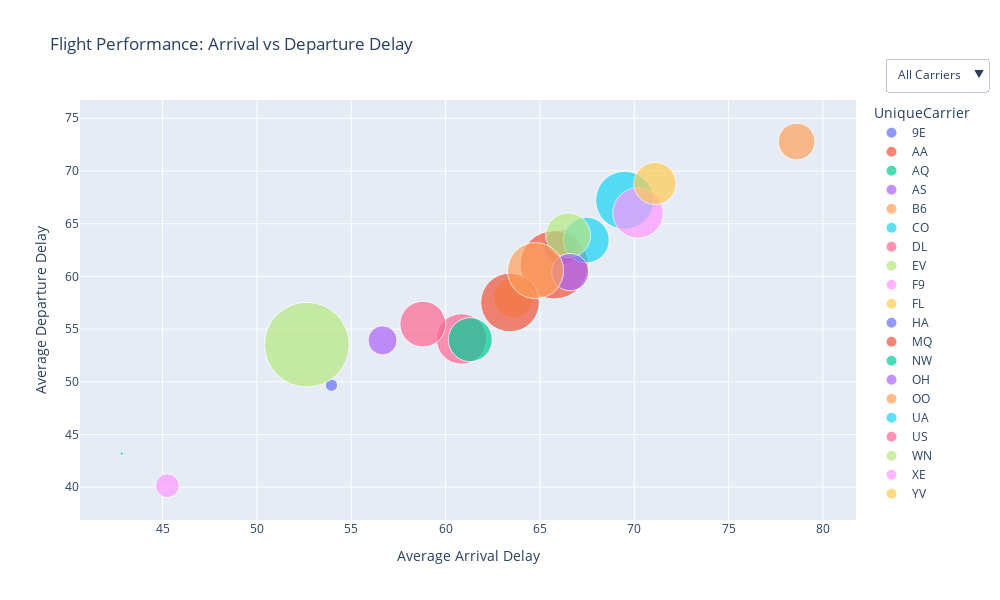

The notebook cell this image was saved under:
### Code cell
import pandas as pd
import plotly.express as px

# Create the interactive scatter plot
def create_interactive_plot(airline_df):
    # Group by 'UniqueCarrier' to calculate the average delays and flight count
    new_airline_data = airline_df.groupby('UniqueCarrier').agg(
        AveArrDelay=('ArrDelay', 'mean'),
        AveDepDelay=('DepDelay', 'mean'),
        FlightCount=('UniqueCarrier', 'size')
    ).reset_index()
    
    # scatter plot
    fig = px.scatter(
        new_airline_data, 
        x="AveArrDelay", 
        y="AveDepDelay", 
        # The size of the dots is based on the total number of flights
        size="FlightCount",  
        # Every carriers have different color
        color="UniqueCarrier",  
        # Show the carrier name on hover
        hover_name="UniqueCarrier",  
        # label of the plot
        title="Flight Performance: Arrival vs Departure Delay",
        labels={"AveArrDelay": "Average Arrival Delay", "AveDepDelay": "Average Departure Delay"},
        size_max=60
    )
    
    # Add dropdown for filtering by carriers
    fig.update_layout(
        # set the size of the figure
        width = 1000,  
        height = 600, 
        
        updatemenus=[
            {
                'buttons': [
                    {
                        'label': 'All Carriers',
                        'method': 'update',
                        'args': [{'visible': [True] * len(new_airline_data)}, {'title': 'All Carriers'}]
                    },
                ] + [
                    {
                        'label': carrier,
                        'method': 'update',
                        'args': [
                            {'visible': new_airline_data['UniqueCarrier'] == carrier}, 
                            {'title': f"Carrier: {carrier}"}
                        ]
                    }
                    for carrier in new_airline_data['UniqueCarrier'].unique()
                ],
                
                'direction': 'down',
                'showactive': True,
                'x': 1.17,
                'y': 1.1,
                'xanchor': 'right',
                'yanchor': 'top'
            }
        ]
    )
    
    # Show the figure
    fig.show()




# Run the function with the data
create_interactive_plot(airline_df)

### Figure 1 — Plotly figure (JSON) as saved in the notebook; plotly's stock layout.template omitted (floating-point values rounded to 4 significant figures)
{"data": [{"hovertemplate": "<b>%{hovertext}</b><br><br>UniqueCarrier=9E<br>Average Arrival Delay=%{x}<br>Average Departure Delay=%{y}<br>FlightCount=%{marker.size}<extra></extra>", "hovertext": ["9E"], "legendgroup": "9E", "marker": {"color": "#636efa", "size": [35630], "sizemode": "area", "sizeref": 56.54, "symbol": "circle"}, "mode": "markers", "name": "9E", "orientation": "v", "showlegend": true, "type": "scatter", "x": [66.15], "xaxis": "x", "y": [62.77], "yaxis": "y"}, {"hovertemplate": "<b>%{hovertext}</b><br><br>UniqueCarrier=AA<br>Average Arrival Delay=%{x}<br>Average Departure Delay=%{y}<br>FlightCount=%{marker.size}<extra></extra>", "hovertext": ["AA"], "legendgroup": "AA", "marker": {"color": "#EF553B", "size": [132257], "sizemode": "area", "sizeref": 56.54, "symbol": "circle"}, "mode": "markers", "name": "AA", "orientation": "v", "showlegend": true, "type": "scatter", "x": [65.76], "xaxis": "x", "y": [61.1], "yaxis": "y"}, {"hovertemplate": "<b>%{hovertext}</b><br><br>UniqueCarrier=AQ<br>Average Arrival Delay=%{x}<br>Average Departure Delay=%{y}<br>FlightCount=%{marker.size}<extra></extra>", "hovertext": ["AQ"], "legendgroup": "AQ", "marker": {"color": "#00cc96", "size": [340], "sizemode": "area", "sizeref": 56.54, "symbol": "circle"}, "mode": "markers", "name": "AQ", "orientation": "v", "showlegend": true, "type": "scatter", "x": [42.84], "xaxis": "x", "y": [43.19], "yaxis": "y"}, {"hovertemplate": "<b>%{hovertext}</b><br><br>UniqueCarrier=AS<br>Average Arrival Delay=%{x}<br>Average Departure Delay=%{y}<br>FlightCount=%{marker.size}<extra></extra>", "hovertext": ["AS"], "legendgroup": "AS", "marker": {"color": "#ab63fa", "size": [24012], "sizemode": "area", "sizeref": 56.54, "symbol": "circle"}, "mode": "markers", "name": "AS", "orientation": "v", "showlegend": true, "type": "scatter", "x": [56.66], "xaxis": "x", "y": [53.93], "yaxis": "y"}, {"hovertemplate": "<b>%{hovertext}</b><br><br>UniqueCarrier=B6<br>Average Arrival Delay=%{x}<br>Average Departure Delay=%{y}<br>FlightCount=%{marker.size}<extra></extra>", "hovertext": ["B6"], "legendgroup": "B6", "marker": {"color": "#FFA15A", "size": [38232], "sizemode": "area", "sizeref": 56.54, "symbol": "circle"}, "mode": "markers", "name": "B6", "orientation": "v", "showlegend": true, "type": "scatter", "x": [78.61], "xaxis": "x", "y": [72.79], "yaxis": "y"}, {"hovertemplate": "<b>%{hovertext}</b><br><br>UniqueCarrier=CO<br>Average Arrival Delay=%{x}<br>Average Departure Delay=%{y}<br>FlightCount=%{marker.size}<extra></extra>", "hovertext": ["CO"], "legendgroup": "CO", "marker": {"color": "#19d3f3", "size": [58958], "sizemode": "area", "sizeref": 56.54, "symbol": "circle"}, "mode": "markers", "name": "CO", "orientation": "v", "showlegend": true, "type": "scatter", "x": [67.46], "xaxis": "x", "y": [63.45], "yaxis": "y"}, {"hovertemplate": "<b>%{hovertext}</b><br><br>UniqueCarrier=DL<br>Average Arrival Delay=%{x}<br>Average Departure Delay=%{y}<br>FlightCount=%{marker.size}<extra></extra>", "hovertext": ["DL"], "legendgroup": "DL", "marker": {"color": "#FF6692", "size": [72252], "sizemode": "area", "sizeref": 56.54, "symbol": "circle"}, "mode": "markers", "name": "DL", "orientation": "v", "showlegend": true, "type": "scatter", "x": [60.84], "xaxis": "x", "y": [54.07], "yaxis": "y"}, {"hovertemplate": "<b>%{hovertext}</b><br><br>UniqueCarrier=EV<br>Average Arrival Delay=%{x}<br>Average Departure Delay=%{y}<br>FlightCount=%{marker.size}<extra></extra>", "hovertext": ["EV"], "legendgroup": "EV", "marker": {"color": "#B6E880", "size": [56781], "sizemode": "area", "sizeref": 56.54, "symbol": "circle"}, "mode": "markers", "name": "EV", "orientation": "v", "showlegend": true, "type": "scatter", "x": [66.49], "xaxis": "x", "y": [63.9], "yaxis": "y"}, {"hovertemplate": "<b>%{hovertext}</b><br><br>UniqueCarrier=F9<br>Average Arrival Delay=%{x}<br>Average Departure Delay=%{y}<br>FlightCount=%{marker.size}<extra></extra>", "hovertext": ["F9"], "legendgroup": "F9", "marker": {"color": "#FF97FF", "size": [15940], "sizemode": "area", "sizeref": 56.54, "symbol": "circle"}, "mode": "markers", "name": "F9", "orientation": "v", "showlegend": true, "type": "scatter", "x": [45.25], "xaxis": "x", "y": [40.14], "yaxis": "y"}, {"hovertemplate": "<b>%{hovertext}</b><br><br>UniqueCarrier=FL<br>Average Arrival Delay=%{x}<br>Average Departure Delay=%{y}<br>FlightCount=%{marker.size}<extra></extra>", "hovertext": ["FL"], "legendgroup": "FL", "marker": {"color": "#FECB52", "size": [46991], "sizemode": "area", "sizeref": 56.54, "symbol": "circle"}, "mode": "markers", "name": "FL", "orientation": "v", "showlegend": true, "type": "scatter", "x": [63.6], "xaxis": "x", "y": [57.98], "yaxis": "y"}, {"hovertemplate": "<b>%{hovertext}</b><br><br>UniqueCarrier=HA<br>Average Arrival Delay=%{x}<br>Average Departure Delay=%{y}<br>FlightCount=%{marker.size}<extra></extra>", "hovertext": ["HA"], "legendgroup": "HA", "marker": {"color": "#636efa", "size": [4325], "sizemode": "area", "sizeref": 56.54, "symbol": "circle"}, "mode": "markers", "name": "HA", "orientation": "v", "showlegend": true, "type": "scatter", "x": [53.95], "xaxis": "x", "y": [49.68], "yaxis": "y"}, {"hovertemplate": "<b>%{hovertext}</b><br><br>UniqueCarrier=MQ<br>Average Arrival Delay=%{x}<br>Average Departure Delay=%{y}<br>FlightCount=%{marker.size}<extra></extra>", "hovertext": ["MQ"], "legendgroup": "MQ", "marker": {"color": "#EF553B", "size": [97555], "sizemode": "area", "sizeref": 56.54, "symbol": "circle"}, "mode": "markers", "name": "MQ", "orientation": "v", "showlegend": true, "type": "scatter", "x": [63.41], "xaxis": "x", "y": [57.53], "yaxis": "y"}, {"hovertemplate": "<b>%{hovertext}</b><br><br>UniqueCarrier=NW<br>Average Arrival Delay=%{x}<br>Average Departure Delay=%{y}<br>FlightCount=%{marker.size}<extra></extra>", "hovertext": ["NW"], "legendgroup": "NW", "marker": {"color": "#00cc96", "size": [54744], "sizemode": "area", "sizeref": 56.54, "symbol": "circle"}, "mode": "markers", "name": "NW", "orientation": "v", "showlegend": true, "type": "scatter", "x": [61.31], "xaxis": "x", "y": [54.0], "yaxis": "y"}, {"hovertemplate": "<b>%{hovertext}</b><br><br>UniqueCarrier=OH<br>Average Arrival Delay=%{x}<br>Average Departure Delay=%{y}<br>FlightCount=%{marker.size}<extra></extra>", "hovertext": ["OH"], "legendgroup": "OH", "marker": {"color": "#ab63fa", "size": [39292], "sizemode": "area", "sizeref": 56.54, "symbol": "circle"}, "mode": "markers", "name": "OH", "orientation": "v", "showlegend": true, "type": "scatter", "x": [66.6], "xaxis": "x", "y": [60.41], "yaxis": "y"}, {"hovertemplate": "<b>%{hovertext}</b><br><br>UniqueCarrier=OO<br>Average Arrival Delay=%{x}<br>Average Departure Delay=%{y}<br>FlightCount=%{marker.size}<extra></extra>", "hovertext": ["OO"], "legendgroup": "OO", "marker": {"color": "#FFA15A", "size": [88991], "sizemode": "area", "sizeref": 56.54, "symbol": "circle"}, "mode": "markers", "name": "OO", "orientation": "v", "showlegend": true, "type": "scatter", "x": [64.77], "xaxis": "x", "y": [60.55], "yaxis": "y"}, {"hovertemplate": "<b>%{hovertext}</b><br><br>UniqueCarrier=UA<br>Average Arrival Delay=%{x}<br>Average Departure Delay=%{y}<br>FlightCount=%{marker.size}<extra></extra>", "hovertext": ["UA"], "legendgroup": "UA", "marker": {"color": "#19d3f3", "size": [95465], "sizemode": "area", "sizeref": 56.54, "symbol": "circle"}, "mode": "markers", "name": "UA", "orientation": "v", "showlegend": true, "type": "scatter", "x": [69.49], "xaxis": "x", "y": [67.22], "yaxis": "y"}, {"hovertemplate": "<b>%{hovertext}</b><br><br>UniqueCarrier=US<br>Average Arrival Delay=%{x}<br>Average Departure Delay=%{y}<br>FlightCount=%{marker.size}<extra></extra>", "hovertext": ["US"], "legendgroup": "US", "marker": {"color": "#FF6692", "size": [59508], "sizemode": "area", "sizeref": 56.54, "symbol": "circle"}, "mode": "markers", "name": "US", "orientation": "v", "showlegend": true, "type": "scatter", "x": [58.8], "xaxis": "x", "y": [55.47], "yaxis": "y"}, {"hovertemplate": "<b>%{hovertext}</b><br><br>UniqueCarrier=WN<br>Average Arrival Delay=%{x}<br>Average Departure Delay=%{y}<br>FlightCount=%{marker.size}<extra></extra>", "hovertext": ["WN"], "legendgroup": "WN", "marker": {"color": "#B6E880", "size": [203559], "sizemode": "area", "sizeref": 56.54, "symbol": "circle"}, "mode": "markers", "name": "WN", "orientation": "v", "showlegend": true, "type": "scatter", "x": [52.65], "xaxis": "x", "y": [53.52], "yaxis": "y"}, {"hovertemplate": "<b>%{hovertext}</b><br><br>UniqueCarrier=XE<br>Average Arrival Delay=%{x}<br>Average Departure Delay=%{y}<br>FlightCount=%{marker.size}<extra></extra>", "hovertext": ["XE"], "legendgroup": "XE", "marker": {"color": "#FF97FF", "size": [72008], "sizemode": "area", "sizeref": 56.54, "symbol": "circle"}, "mode": "markers", "name": "XE", "orientation": "v", "showlegend": true, "type": "scatter", "x": [70.2], "xaxis": "x", "y": [66.02], "yaxis": "y"}, {"hovertemplate": "<b>%{hovertext}</b><br><br>UniqueCarrier=YV<br>Average Arrival Delay=%{x}<br>Average Departure Delay=%{y}<br>FlightCount=%{marker.size}<extra></extra>", "hovertext": ["YV"], "legendgroup": "YV", "marker": {"color": "#FECB52", "size": [50646], "sizemode": "area", "sizeref": 56.54, "symbol": "circle"}, "mode": "markers", "name": "YV", "orientation": "v", "showlegend": true, "type": "scatter", "x": [71.1], "xaxis": "x", "y": [68.81], "yaxis": "y"}], "layout": {"height": 600, "legend": {"itemsizing": "constant", "title": {"text": "UniqueCarrier"}, "tracegroupgap": 0}, "title": {"text": "Flight Performance: Arrival vs Departure Delay"}, "updatemenus": [{"buttons": [{"args": [{"visible": [true, true, true, true, true, true, true, true, true, true, true, true, true, true, true, true, true, true, true, true]}, {"title": "All Carriers"}], "label": "All Carriers", "method": "update"}, {"args": [{"visible": [true, false, false, false, false, false, false, false, false, false, false, false, false, false, false, false, false, false, false, false]}, {"title": "Carrier: 9E"}], "label": "9E", "method": "update"}, {"args": [{"visible": [false, true, false, false, false, false, false, false, false, false, false, false, false, false, false, false, false, false, false, false]}, {"title": "Carrier: AA"}], "label": "AA", "method": "update"}, {"args": [{"visible": [false, false, true, false, false, false, false, false, false, false, false, false, false, false, false, false, false, false, false, false]}, {"title": "Carrier: AQ"}], "label": "AQ", "method": "update"}, {"args": [{"visible": [false, false, false, true, false, false, false, false, false, false, false, false, false, false, false, false, false, false, false, false]}, {"title": "Carrier: AS"}], "label": "AS", "method": "update"}, {"args": [{"visible": [false, false, false, false, true, false, false, false, false, false, false, false, false, false, false, false, false, false, false, false]}, {"title": "Carrier: B6"}], "label": "B6", "method": "update"}, {"args": [{"visible": [false, false, false, false, false, true, false, false, false, false, false, false, false, false, false, false, false, false, false, false]}, {"title": "Carrier: CO"}], "label": "CO", "method": "update"}, {"args": [{"visible": [false, false, false, false, false, false, true, false, false, false, false, false, false, false, false, false, false, false, false, false]}, {"title": "Carrier: DL"}], "label": "DL", "method": "update"}, {"args": [{"visible": [false, false, false, false, false, false, false, true, false, false, false, false, false, false, false, false, false, false, false, false]}, {"title": "Carrier: EV"}], "label": "EV", "method": "update"}, {"args": [{"visible": [false, false, false, false, false, false, false, false, true, false, false, false, false, false, false, false, false, false, false, false]}, {"title": "Carrier: F9"}], "label": "F9", "method": "update"}, {"args": [{"visible": [false, false, false, false, false, false, false, false, false, true, false, false, false, false, false, false, false, false, false, false]}, {"title": "Carrier: FL"}], "label": "FL", "method": "update"}, {"args": [{"visible": [false, false, false, false, false, false, false, false, false, false, true, false, false, false, false, false, false, false, false, false]}, {"title": "Carrier: HA"}], "label": "HA", "method": "update"}, {"args": [{"visible": [false, false, false, false, false, false, false, false, false, false, false, true, false, false, false, false, false, false, false, false]}, {"title": "Carrier: MQ"}], "label": "MQ", "method": "update"}, {"args": [{"visible": [false, false, false, false, false, false, false, false, false, false, false, false, true, false, false, false, false, false, false, false]}, {"title": "Carrier: NW"}], "label": "NW", "method": "update"}, {"args": [{"visible": [false, false, false, false, false, false, false, false, false, false, false, false, false, true, false, false, false, false, false, false]}, {"title": "Carrier: OH"}], "label": "OH", "method": "update"}, {"args": [{"visible": [false, false, false, false, false, false, false, false, false, false, false, false, false, false, true, false, false, false, false, false]}, {"title": "Carrier: OO"}], "label": "OO", "method": "update"}, {"args": [{"visible": [false, false, false, false, false, false, false, false, false, false, false, false, false, false, false, true, false, false, false, false]}, {"title": "Carrier: UA"}], "label": "UA", "method": "update"}, {"args": [{"visible": [false, false, false, false, false, false, false, false, false, false, false, false, false, false, false, false, true, false, false, false]}, {"title": "Carrier: US"}], "label": "US", "method": "update"}, {"args": [{"visible": [false, false, false, false, false, false, false, false, false, false, false, false, false, false, false, false, false, true, false, false]}, {"title": "Carrier: WN"}], "label": "WN", "method": "update"}, {"args": [{"visible": [false, false, false, false, false, false, false, false, false, false, false, false, false, false, false, false, false, false, true, false]}, {"title": "Carrier: XE"}], "label": "XE", "method": "update"}, {"args": [{"visible": [false, false, false, false, false, false, false, false, false, false, false, false, false, false, false, false, false, false, false, true]}, {"title": "Carrier: YV"}], "label": "YV", "method": "update"}], "direction": "down", "showactive": true, "x": 1.17, "xanchor": "right", "y": 1.1, "yanchor": "top"}], "width": 1000, "xaxis": {"anchor": "y", "autorange": true, "domain": [0, 1], "range": [40.62, 81.75], "title": {"text": "Average Arrival Delay"}, "type": "linear"}, "yaxis": {"anchor": "x", "autorange": true, "domain": [0, 1], "range": [36.89, 76.74], "title": {"text": "Average Departure Delay"}, "type": "linear"}}}
